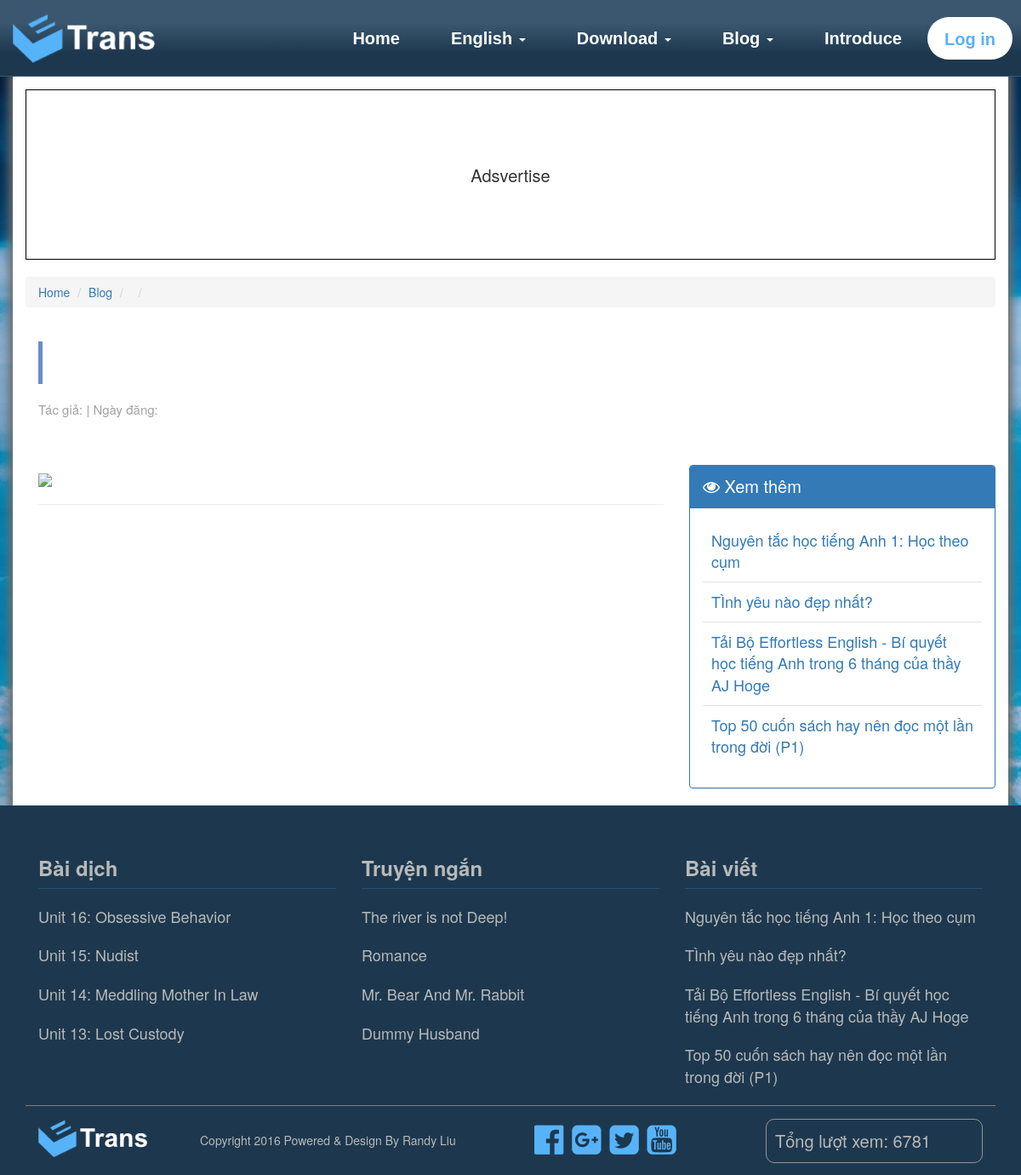
Page /draff-post.php on the committed database.
### tables this page shows
CREATE TABLE `post` (
  `id` int(10) NOT NULL,
  `title` varchar(255) NOT NULL,
  `head_cont` text NOT NULL,
  `cont` text NOT NULL,
  `kind_id` int(10) NOT NULL,
  `author` varchar(255) NOT NULL,
  `date` varchar(255) NOT NULL,
  `img` varchar(255) NOT NULL
);

CREATE TABLE `trans` (
  `id` int(10) NOT NULL,
  `eng_title` varchar(255) NOT NULL,
  `eng_cont` text NOT NULL,
  `vi_title` varchar(255) NOT NULL,
  `vi_cont` text NOT NULL,
  `author` varchar(255) NOT NULL,
  `date` varchar(255) NOT NULL,
  `img` varchar(255) NOT NULL,
  `dvd` int(10) NOT NULL
);

CREATE TABLE `story` (
  `id` int(10) NOT NULL,
  `eng_title` varchar(255) NOT NULL,
  `eng_cont` text NOT NULL,
  `vi_title` varchar(255) NOT NULL,
  `vi_cont` text NOT NULL,
  `author` varchar(255) NOT NULL,
  `date` varchar(255) NOT NULL,
  `img` varchar(255) NOT NULL
);

### draff-post.php (the view, shortened to what this page needs)
<?php
	$conn = mysqli_connect(HOST,USER,PASS,DB);
	$id = $_GET['id'];
	$sql = "SELECT * FROM post INNER JOIN kinds ON post.kind_id = kinds.kind_id WHERE id='$id'";
	$sql_2 = "SELECT * FROM post ORDER BY id DESC LIMIT 4";
	$query_2 = mysqli_query($conn,$sql_2);
	$query = mysqli_query($conn,$sql);
	$result = mysqli_fetch_array($query);
?>
<!DOCTYPE html>
<html>
	<head>
		<link rel="stylesheet" type="text/css" href="/css/index.css">
		<link rel="stylesheet" type="text/css" href="/css/bootstrap.min.css">
		<link rel="stylesheet" type="text/css" href="/css/draff.css">
		<link rel="stylesheet" type="text/css" href="/css/font-awesome.min.css">
	</head>
	<body>
		<?php
			require"header.php";
		?>
		<div class="container main-content-all">
			<div class=row>
				<div class="col-md-12">
					<div class="ads-top">
						Adsvertise
					</div>
				</div>
			</div>
			<div class="row">
				<div class="col-md-12">
					<ul class="breadcrumb">
						<li><a href="">Home</a></li>
						<li><a href="/postlist.php">Blog</a></li>
						<li><a href="/postlist.php?k=<?php echo $result['kind_id'] ?>"><?php echo $result['kind_name'] ?></a></li>
						<li class="active"><?php echo $result['title'] ?></li>
					</ul>
				</div>
			</div>
			<div class="row">
				<div class="col-md-12">
					<div class="trans-title">
						<h1><?php echo $result['title'] ?></h1>
					</div>
				</div>
			</div>
			<div class="row">
				<div class="col-md-12 info-all">
					<div class="col-md-4 info">
						<div class="info">
							Tác giả: <?php echo $result['author']; ?> | Ngày đăng: <?php echo $result['date']; ?>
						</div>
					</div>
					<div class="col-md-3 social">
					</div>
				</div>
			</div>
			<div class="row">
				<div clas="col-md-12">
					<div class="col-md-8 post-cont">
						<img src="/img/post/<?php echo $result['img'] ?>" id="post-img">
					<hr>
					</div>
					<div class="col-md-4">
						<div class="panel panel-primary see-more">
							<div class="panel-heading">
								<i class="fa fa-eye"></i> Xem thêm
							</div>
							<div class="panel-body">
								<ul class="list-unstyled">
								<?php while($result_2 = mysqli_fetch_array($query_2)){ ?>
									<li><a href="/draff-post.php?id=<?php echo $result_2['id'] ?>"><?php echo $result_2['title'] ?></a></li>
								<?php } ?>
								</ul>
							</div>
						</div>
					</div>
				</div>
			</div>
		</div>
		<?php
			require"footer.php";
		?>
	</body>
</html>

### footer.php (shortened to what this page needs)
<?php
$conn = mysqli_connect(HOST,USER,PASS,DB);
?>
<footer class="navbar navbar-static-top">
	<div class="container">
		<div class="col-md-4">
			<div class="foot-title h3">Bài dịch</div>
			<ul class="list-unstyled">
			<?php
				$sql_1 = "SELECT * FROM trans ORDER BY id DESC LIMIT 4";
				$query_1 = mysqli_query($conn,$sql_1);
				while($result = mysqli_fetch_array($query_1)){
			?>
				<li><a href="/draff-trans.php?t=trans&id=<?php echo $result['id']; ?>"><?php echo $result['eng_title']; ?></a></li>
			<?php } ?>
			</ul>
		</div>
		<div class="col-md-4">
			<div class="foot-title h3">Truyện ngắn</div>
			<ul class="list-unstyled">
				<?php
				$sql_2 = "SELECT * FROM story ORDER BY id DESC LIMIT 4";
				$query_2 = mysqli_query($conn,$sql_2);
				while($result = mysqli_fetch_array($query_2)){
			?>
				<li><a href="/draff-trans.php?t=story&id=<?php echo $result['id']; ?>"><?php echo $result['eng_title']; ?></a></li>
			<?php } ?>
			</ul>
		</div>
		<div class="col-md-4">
			<div class="foot-title h3">Bài viết</div>
			<ul class="list-unstyled">
				<?php
				$sql_3 = "SELECT * FROM post ORDER BY id DESC LIMIT 4";
				$query_3 = mysqli_query($conn,$sql_3);
				while($result = mysqli_fetch_array($query_3)){
			?>
				<li><a href="/draff-post.php?id=<?php echo $result['id']; ?>"><?php echo $result['title']; ?></a></li>
			<?php } ?>
			</ul>
		</div>
		<div class="col-md-12" style="border-top:1px solid #7d7d7d; padding:15px 0px;">
			<div class="col-md-2" style="height:50px;">
				<img src="/img/face/logo.png" height="50px">
			</div>
			<div class="col-md-4" style="height:50px; line-height:50px; color:#b9b9b9; white-space: nowrap;">
				Copyright 2016 Powered & Design By Randy Liu
			</div>
			<div class="col-md-3 social-footer" style="padding:5px 0px;height:50px; padding-left:25px;">
				<a rel="nofollow" href="https://www.facebook.com/hoctienganhgiaotiep.etrans"><i class="fa fa-facebook-official"></i></a>
				<a rel="nofollow" href="https://plus.google.com/b/104333787602103169408/104333787602103169408/about?pageId=104333787602103169408&hl=vi&_ga=1.39501285.731353894.1464426657"><i class="fa fa-google-plus-square"></i></a>
				<a rel="nofollow" href="#"><i class="fa fa-twitter-square"></i></a>
				<a rel="nofollow" href="https://www.youtube.com/channel/UC3WKitZ-QSPuJ_cvYSGy1Ow"><i class="fa fa-youtube-square"></i></a>
			</div>
			<div class="col-md-3" style="height:50px; line-height:50px;">
				<div class="views"> Tổng lượt xem:
					<?php
						$sql_view_now = "SELECT * FROM views WHERE view_name = 'all'";
						$query_view_now = mysqli_query($conn,$sql_view_now);
						$result_view_n = mysqli_fetch_array($query_view_now);
						$view_now = $result_view_n['view'];
						$view_now++;
						echo $view_now;
					?>
				</div>
			</div>
		</div>
	</div>
</footer>

### css/index.css (style rules this page uses)
footer { padding-top:40px; background:#1d384e; margin-bottom: 0px !important; }
footer li a { text-decoration: none; color:#b9b9b9; display: block; padding:10px 0px; font-size: 18px; }
footer .foot-title { color:#b9b9b9; border-bottom: #2a4f6c solid 1px; padding-bottom: 10px; font-weight: bold; }
footer .social-footer i { font-size:40px; padding:0px 3px; display: inline; color: #57b3f9; }
.views { color:#b9b9b9; font-size: 20px; border: 1px #949494 solid; border-radius: 10px; padding:0px 10px; }

### css/draff.css (style rules this page uses)
body { background-size: cover; min-height: 100%; }
img { max-width: 100%; }
.main-content-all { background: white; box-shadow:0px 0px 10px 5px #6c6c6c; }
.ads-top { height: 200px; width: 100%; display: block; border:1px solid black; line-height: 200px; text-align: center; font-size: 20px; margin-top: 15px; }
.breadcrumb { margin-top:20px; }
.trans-title h1 { height:50px; border-left:5px solid #698dcc; line-height: 50px; font-size: 30px; color:#698dcc; padding-left:10px; font-weight: bold; font-family: "Elle Futura"; margin-left:15px; }
.social { padding: 10px 0px; }
.info { height:40px; color:#a2a2a2; font-size:15px; line-height: 40px; white-space: nowrap; }
.post-cont { color:#6d6d6d; font-size: 18px; padding-right:15px; padding-top: 10px; font-family: "Ella Futura"; text-align: justify; padding-left:30px; }
.see-more { margin-top:20px; }
.see-more .panel-heading { font-size:20px; }
.see-more ul li a { display: block; padding:10px 10px; color:#337ab7; font-size: 18px; border-bottom: 1px solid #e2e2e2 !important; }
.see-more ul li:last-child a { border:none !important; }
.info-all { margin-bottom: 25px; }
#post-img { height: auto; max-width:100%; display: block; margin:20px auto; }

### rows in the picture
post: title "Nguyên tắc học tiếng Anh 1: Học theo cụm"
post: title "TÌnh yêu nào đẹp nhất?"
post: title "Tải Bộ Effortless English - Bí quyết học tiếng Anh trong 6 tháng của thầy AJ Hoge"
post: title "Top 50 cuốn sách hay nên đọc một lần trong đời (P1)"
trans: eng_title "Unit 16: Obsessive Behavior"
trans: eng_title "Unit 15: Nudist"
trans: eng_title "Unit 14: Meddling Mother In Law"
trans: eng_title "Unit 13: Lost Custody"
story: eng_title "The river is not Deep!"
story: eng_title "Romance"
story: eng_title "Mr. Bear And Mr. Rabbit"
story: eng_title "Dummy Husband"

### other values in the picture
$view_now "6781"
